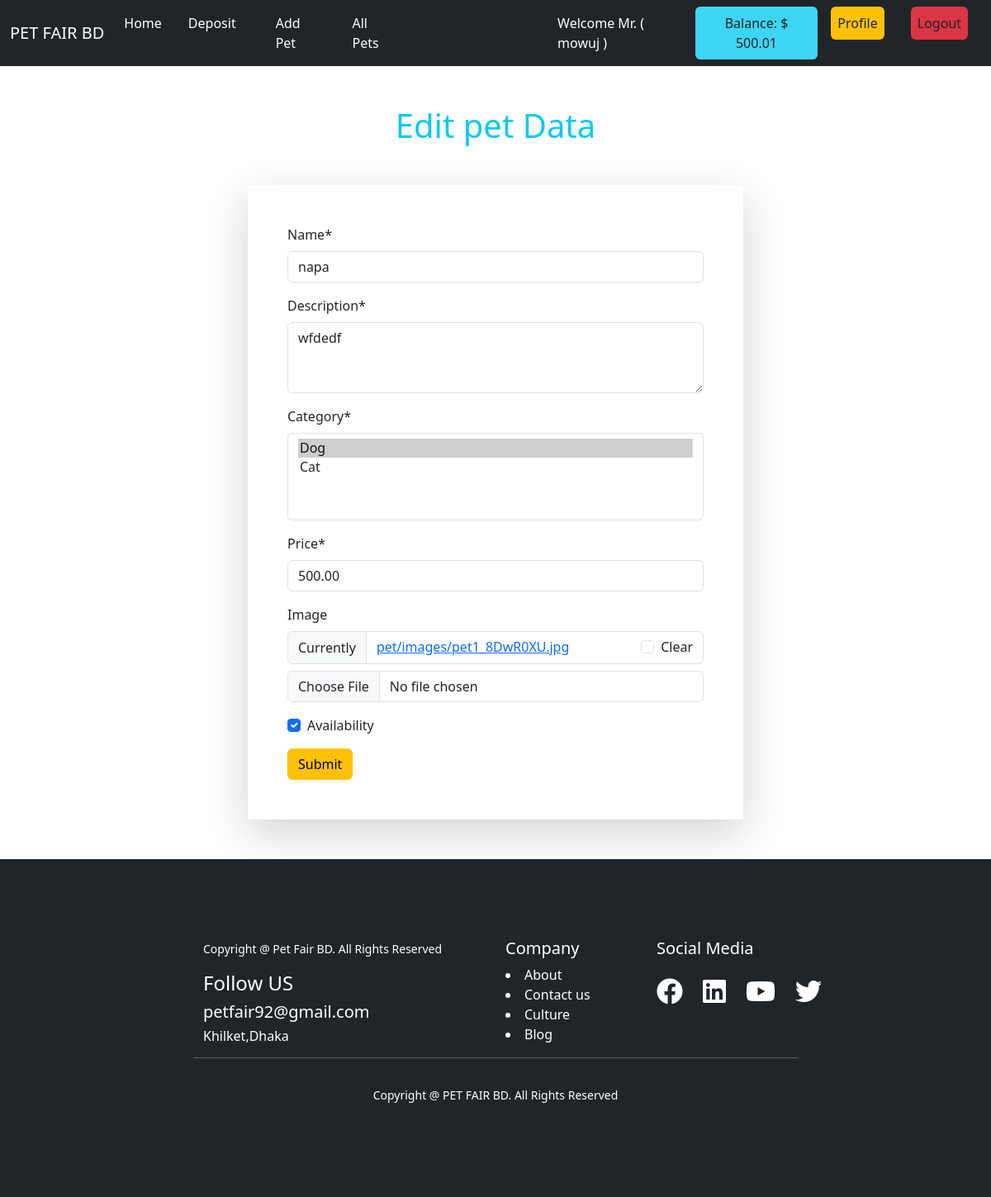
The page /pet/edit_pet/6 (signed in) on the database as committed earlier.
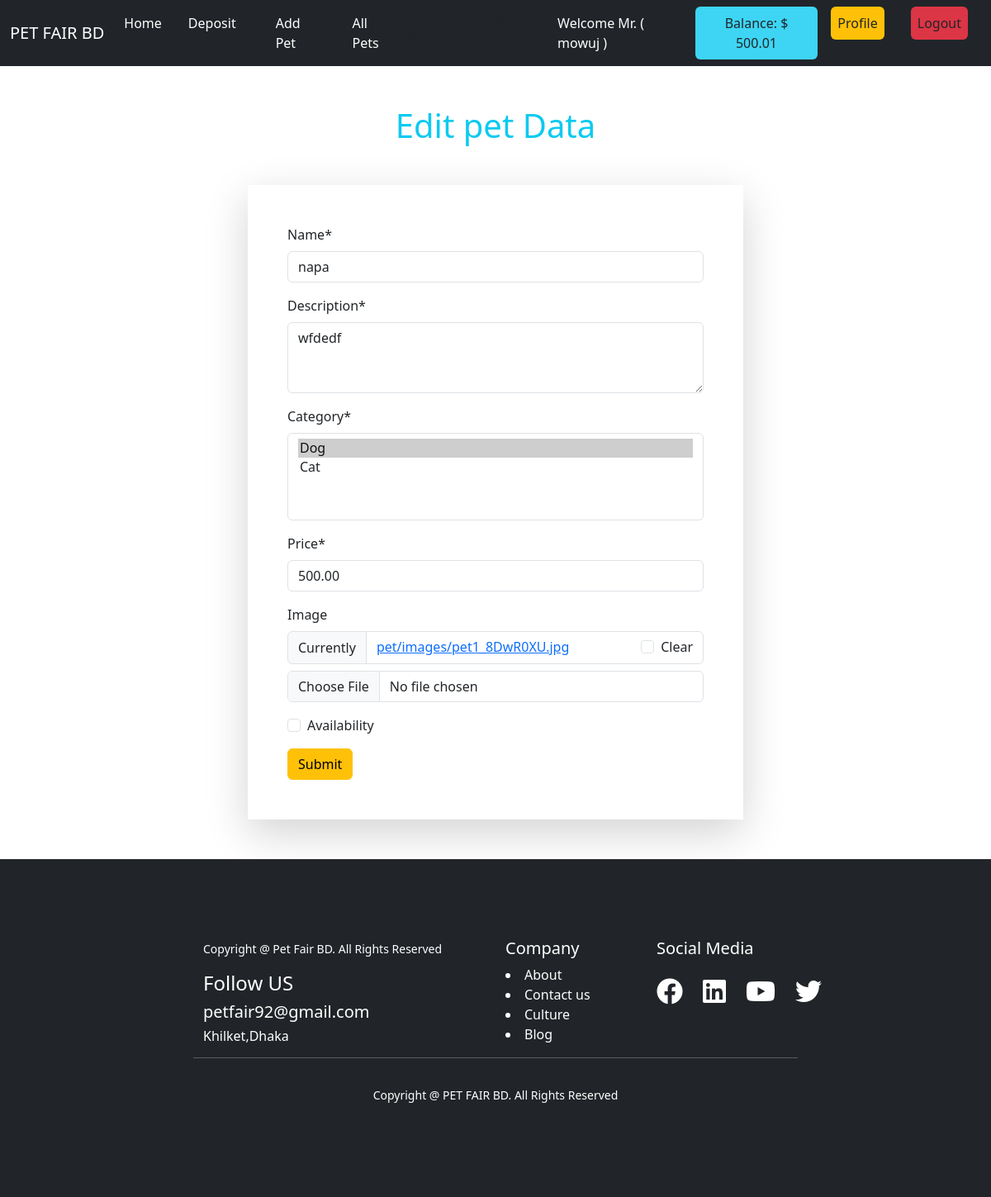
The same page on the database as committed later.
### pet/models.py (models this page shows, shortened)
class Pet(models.Model):
    name=models.CharField(max_length=50)
    user=models.ForeignKey(User,on_delete=models.CASCADE,null=True,blank=True)
    description=models.TextField()
    category=models.ManyToManyField(Category,related_name='pets')
    price = models.DecimalField(decimal_places=2,max_digits=12,default=0)
    image = models.ImageField(upload_to='pet/images',null=True,blank=True)
    availability=models.BooleanField(default=True)

class Category(models.Model):
    name=models.CharField(max_length=50)
    slug=models.SlugField(max_length=50,unique=True)
    def __str__(self):
        return self.name

### pet/views.py (the view, shortened to what this page needs)
# urls.py: path('edit_pet/<int:id>', PetEditView.as_view(), name="edit_pet"),
@method_decorator(login_required, name='dispatch')
class PetEditView(LoginRequiredMixin, View):
    template_name = 'pet/edit_pet.html'
    pk_url_kwarg = 'id'
    def get(self, request, id):
        pet_instance = get_object_or_404(Pet, id=id, user=request.user)
        form = PetForm(instance=pet_instance)
        return render(request, self.template_name, {'form': form})

### pet/forms.py
class PetForm(forms.ModelForm):
    description = forms.CharField(widget=forms.Textarea(attrs={'rows': 3}))
    class Meta:
        model=Pet
        exclude=['user']

### pet/templates/pet/edit_pet.html (shortened to what this page needs)
{% extends 'base.html' %}
{% load crispy_forms_tags %}
{% block content %}
<div class="mt-5 ">
    <h1 class="text-center text-info my-5">Edit pet Data </h1>
    <form action="" class="w-50 m-auto shadow-lg p-5 mb-5" method="post" enctype="multipart/form-data">
    {{form | crispy}}
    <input class="btn btn-warning" type="submit" value="Submit">
</form>
</div>
{% endblock content %}

Rows that differ between the two databases and show on the page:
changed Pet "wfdedf": availability "☑" → "☐"
